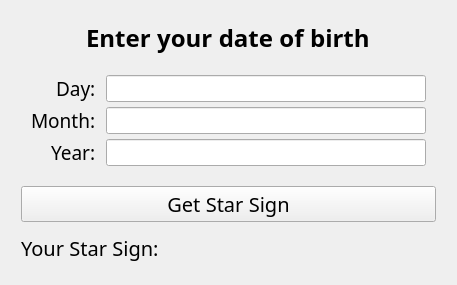
<?xml version="1.0" encoding="UTF-8"?>
<ui version="4.0">
 <class>Form</class>
 <widget class="QWidget" name="Form">
  <property name="geometry">
   <rect>
    <x>0</x>
    <y>0</y>
    <width>457</width>
    <height>285</height>
   </rect>
  </property>
  <property name="font">
   <font>
    <family>Noto Sans Hebrew</family>
   </font>
  </property>
  <property name="windowTitle">
   <string>Form</string>
  </property>
  <layout class="QVBoxLayout" name="verticalLayout">
   <item>
    <layout class="QVBoxLayout" name="total_program" stretch="2,10,2,5">
     <property name="spacing">
      <number>10</number>
     </property>
     <property name="sizeConstraint">
      <enum>QLayout::SetNoConstraint</enum>
     </property>
     <property name="leftMargin">
      <number>10</number>
     </property>
     <property name="topMargin">
      <number>10</number>
     </property>
     <property name="rightMargin">
      <number>10</number>
     </property>
     <property name="bottomMargin">
      <number>10</number>
     </property>
     <item alignment="Qt::AlignHCenter">
      <widget class="QLabel" name="label_title">
       <property name="enabled">
        <bool>true</bool>
       </property>
       <property name="font">
        <font>
         <family>Noto Sans Hebrew</family>
         <pointsize>18</pointsize>
         <italic>false</italic>
         <bold>true</bold>
         <underline>false</underline>
         <strikeout>false</strikeout>
        </font>
       </property>
       <property name="layoutDirection">
        <enum>Qt::LeftToRight</enum>
       </property>
       <property name="text">
        <string>Enter your date of birth</string>
       </property>
      </widget>
     </item>
     <item>
      <layout class="QHBoxLayout" name="to_enter" stretch="1,5">
       <property name="spacing">
        <number>5</number>
       </property>
       <property name="leftMargin">
        <number>10</number>
       </property>
       <property name="topMargin">
        <number>10</number>
       </property>
       <property name="rightMargin">
        <number>10</number>
       </property>
       <property name="bottomMargin">
        <number>10</number>
       </property>
       <item>
        <layout class="QVBoxLayout" name="entry_titles">
         <property name="leftMargin">
          <number>0</number>
         </property>
         <property name="topMargin">
          <number>0</number>
         </property>
         <item alignment="Qt::AlignRight">
          <widget class="QLabel" name="label_day">
           <property name="font">
            <font>
             <family>Noto Sans Hebrew</family>
             <pointsize>14</pointsize>
            </font>
           </property>
           <property name="text">
            <string>Day: </string>
           </property>
          </widget>
         </item>
         <item alignment="Qt::AlignRight">
          <widget class="QLabel" name="label_month">
           <property name="font">
            <font>
             <family>Noto Sans Hebrew</family>
             <pointsize>14</pointsize>
            </font>
           </property>
           <property name="text">
            <string>Month: </string>
           </property>
          </widget>
         </item>
         <item alignment="Qt::AlignRight">
          <widget class="QLabel" name="label_year">
           <property name="font">
            <font>
             <family>Noto Sans Hebrew</family>
             <pointsize>14</pointsize>
            </font>
           </property>
           <property name="text">
            <string>Year: </string>
           </property>
          </widget>
         </item>
        </layout>
       </item>
       <item>
        <layout class="QVBoxLayout" name="entry_users">
         <property name="sizeConstraint">
          <enum>QLayout::SetNoConstraint</enum>
         </property>
         <item>
          <widget class="QLineEdit" name="line_day">
           <property name="sizePolicy">
            <sizepolicy hsizetype="Preferred" vsizetype="Preferred">
             <horstretch>0</horstretch>
             <verstretch>0</verstretch>
            </sizepolicy>
           </property>
          </widget>
         </item>
         <item>
          <widget class="QLineEdit" name="line_month">
           <property name="sizePolicy">
            <sizepolicy hsizetype="Preferred" vsizetype="Preferred">
             <horstretch>0</horstretch>
             <verstretch>0</verstretch>
            </sizepolicy>
           </property>
          </widget>
         </item>
         <item>
          <widget class="QLineEdit" name="line_year">
           <property name="sizePolicy">
            <sizepolicy hsizetype="Preferred" vsizetype="Preferred">
             <horstretch>0</horstretch>
             <verstretch>0</verstretch>
            </sizepolicy>
           </property>
          </widget>
         </item>
        </layout>
       </item>
      </layout>
     </item>
     <item>
      <widget class="QPushButton" name="button_get_star_sign">
       <property name="sizePolicy">
        <sizepolicy hsizetype="Preferred" vsizetype="Preferred">
         <horstretch>0</horstretch>
         <verstretch>0</verstretch>
        </sizepolicy>
       </property>
       <property name="minimumSize">
        <size>
         <width>411</width>
         <height>0</height>
        </size>
       </property>
       <property name="font">
        <font>
         <family>Noto Sans Hebrew</family>
         <pointsize>15</pointsize>
        </font>
       </property>
       <property name="text">
        <string>Get Star Sign</string>
       </property>
      </widget>
     </item>
     <item>
      <layout class="QHBoxLayout" name="horizontalLayout">
       <item>
        <widget class="QLabel" name="label_title_star_sig">
         <property name="font">
          <font>
           <family>Noto Sans Hebrew</family>
           <pointsize>15</pointsize>
          </font>
         </property>
         <property name="text">
          <string>Your Star Sign: </string>
         </property>
        </widget>
       </item>
       <item>
        <widget class="QLabel" name="label_star_sign">
         <property name="font">
          <font>
           <family>Noto Sans Hebrew</family>
           <pointsize>14</pointsize>
          </font>
         </property>
         <property name="text">
          <string/>
         </property>
        </widget>
       </item>
      </layout>
     </item>
    </layout>
   </item>
  </layout>
 </widget>
 <resources/>
 <connections/>
</ui>
